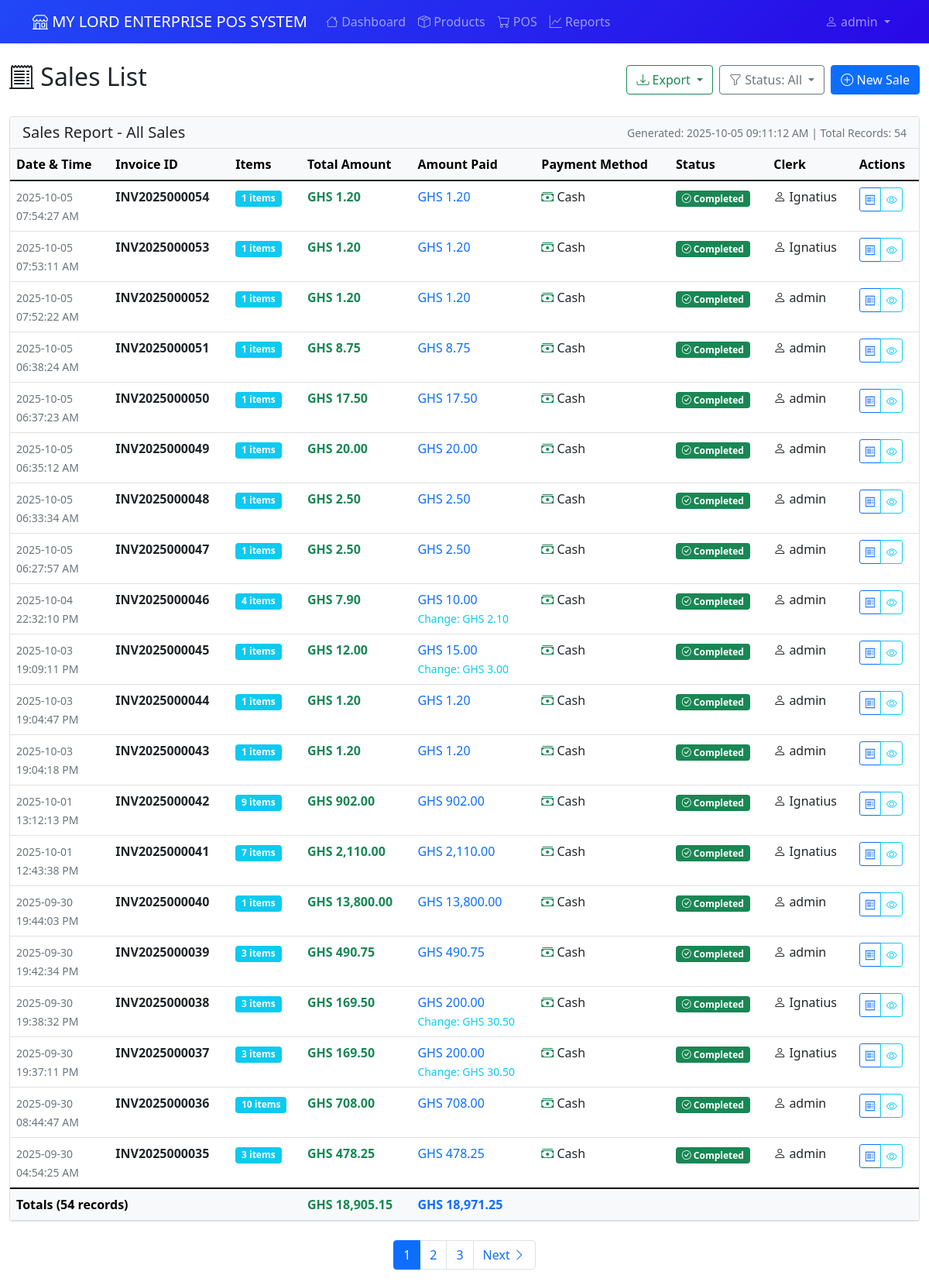
The page /pos/list-sales (signed in) on the database its author committed.
### app/models.py (models this page shows, shortened)
class User(UserMixin, db.Model):
    id = db.Column(db.Integer, primary_key=True)
    username = db.Column(db.String(80), unique=True, nullable=False)
    password_hash = db.Column(db.String(120), nullable=False)
    role = db.Column(db.String(20), nullable=False, default='cashier')  # admin, manager, cashier
    created_at = db.Column(db.DateTime, default=datetime.utcnow)
    is_active = db.Column(db.Boolean, default=True, nullable=False)
    is_temporary_password = db.Column(db.Boolean, default=False, nullable=False)
    password_reset_token = db.Column(db.String(100), nullable=True)
    password_reset_expires = db.Column(db.DateTime, nullable=True)
    must_change_password = db.Column(db.Boolean, default=False, nullable=False)
    last_password_change = db.Column(db.DateTime, nullable=True)
    sales = db.relationship('Sale', backref='clerk', lazy=True)
    expenses = db.relationship('Expense', backref='user', lazy=True)
    def needs_password_change(self):
        return self.must_change_password or self.is_temporary_password
    def is_admin(self):
        return self.role == 'admin'
    def is_manager(self):
        return self.role in ['admin', 'manager']

class Sale(db.Model):
    id = db.Column(db.Integer, primary_key=True)
    invoice_number = db.Column(db.String(20), unique=True, nullable=False)
    clerk_id = db.Column(db.Integer, db.ForeignKey('user.id'), nullable=False)
    total_amount = db.Column(db.Numeric(10, 2), nullable=False)
    total_profit = db.Column(db.Numeric(10, 2), nullable=False, default=0.00)
    payment_method = db.Column(db.String(20), nullable=False, default='cash')
    amount_paid = db.Column(db.Numeric(10, 2), nullable=False, default=0.00)
    change_given = db.Column(db.Numeric(10, 2), nullable=False, default=0.00)
    status = db.Column(db.String(20), nullable=False, server_default='completed')
    created_at = db.Column(db.DateTime, default=datetime.utcnow)
    updated_at = db.Column(db.DateTime, default=datetime.utcnow, onupdate=datetime.utcnow)
    sale_items = db.relationship('SaleItem', backref='sale', lazy=True, cascade='all, delete-orphan')

### app/pos.py (the view)
@bp.route('/list-sales')
@login_required
def list_sales():
    page = request.args.get('page', 1, type=int)
    status_filter = request.args.get('status', 'all')
    query = Sale.query
    if current_user.role == 'clerk':
        query = query.filter(Sale.clerk_id == current_user.id)
    if status_filter != 'all':
        query = query.filter(Sale.status == status_filter)
    sales = query.order_by(Sale.created_at.desc()).paginate(
        page=page, per_page=20, error_out=False
    )
    return render_template(
        'pos/sales_list.html',
        sales=sales,
        status_filter=status_filter,
        current_time=datetime.now()
    )

### app/models.py (called while the page is built)
    @property
    def line_total(self):
        return float(self.quantity * self.price_at_sale)

    @property
    def unit_display(self):
        unit_map = {
            'full': 'Full Pack',
            'half': 'Half Pack',
            'quarter': 'Quarter Pack',
            'unit': 'Retail Unit'
        }
        return unit_map.get(self.unit_type, 'Full Pack')

### app/templates/pos/sales_list.html (shortened to what this page needs)
{% extends "base.html" %}
{% block content %}
<div class="row">
    <div class="col-12">
        <div class="d-flex justify-content-between align-items-center mb-4">
            <h2><i class="bi bi-receipt-cutoff"></i> Sales List</h2>
            <div class="d-flex gap-2">
                <div class="dropdown">
                    <button class="btn btn-outline-success dropdown-toggle" type="button" data-bs-toggle="dropdown">
                        <i class="bi bi-download"></i> Export
                    </button>
                </div>
                <div class="dropdown">
                    <button class="btn btn-outline-secondary dropdown-toggle" type="button" data-bs-toggle="dropdown">
                        <i class="bi bi-funnel"></i>
                        Status: {{ status_filter.title() if status_filter != 'all' else 'All' }}
                    </button>
                </div>
                <a href="{{ url_for('pos.pos_page') }}" class="btn btn-primary">
                    <i class="bi bi-plus-circle"></i> New Sale
                </a>
            </div>
        </div>
        {% if sales.items %}
        <div class="card" id="salesTableCard">
            <div class="card-header bg-light d-print-block">
                <div class="d-flex justify-content-between align-items-center">
                    <h5 class="mb-0">Sales Report - {{ status_filter.title() if status_filter != 'all' else 'All Sales' }}</h5>
                    <small class="text-muted d-print-block">
                        Generated: {{ current_time.strftime('%Y-%m-%d %H:%M:%S %p') if current_time else '' }}
                        | Total Records: {{ sales.total }}
                    </small>
                </div>
            </div>
            <div class="card-body p-0">
                <div class="table-responsive">
                    <table class="table table-hover mb-0" id="salesTable">
                        <thead class="table-light">
                            <tr>
                                <th>Date & Time</th>
                                <th>Invoice ID</th>
                                <th>Items</th>
                                <th>Total Amount</th>
                                <th>Amount Paid</th>
                                <th>Payment Method</th>
                                <th>Status</th>
                                <th>Clerk</th>
                                <th class="d-print-none">Actions</th>
                            </tr>
                        </thead>
                        <tbody>
                            {% for sale in sales.items %}
                            <tr>
                                <td>
                                    <small class="text-muted">
                                        {{ sale.created_at.strftime('%Y-%m-%d') }}<br>
                                        {{ sale.created_at.strftime('%H:%M:%S %p') }}
                                    </small>
                                </td>
                                <td>
                                    <strong>{{ sale.invoice_number }}</strong>
                                </td>
                                <td>
                                    <span class="badge bg-info">{{ sale.sale_items|length }} items</span>
                                </td>
                                <td>
                                    <strong class="text-success">GHS {{ sale.total_amount|currency }}</strong>
                                </td>
                                <td>
                                    <span class="text-primary">GHS {{ sale.amount_paid|currency }}</span>
                                    {% if sale.change_given > 0 %}
                                        <br><small class="text-info">Change: GHS {{ sale.change_given|currency }}</small>
                                    {% endif %}
                                </td>
                                <td>
                                    {% if sale.payment_method == 'cash' %}
                                        <i class="bi bi-cash-stack text-success"></i> Cash
                                    {% elif sale.payment_method == 'card' %}
                                        <i class="bi bi-credit-card text-primary"></i> Card
                                    {% elif sale.payment_method == 'mobile_money' %}
                                        <i class="bi bi-phone text-warning"></i> Mobile Money
                                    {% elif sale.payment_method == 'bank_transfer' %}
                                        <i class="bi bi-bank text-info"></i> Bank Transfer
                                    {% else %}
                                        <i class="bi bi-question-circle"></i> {{ sale.payment_method.title() }}
                                    {% endif %}
                                </td>
                                <td>
                                    {% if sale.status == 'completed' %}
                                        <span class="badge bg-success">
                                            <i class="bi bi-check-circle"></i> Completed
                                        </span>
                                    {% elif sale.status == 'pending' %}
                                        <span class="badge bg-warning text-dark">
                                            <i class="bi bi-clock"></i> Pending
                                        </span>
                                    {% elif sale.status == 'cancelled' %}
                                        <span class="badge bg-danger">
                                            <i class="bi bi-x-circle"></i> Cancelled
                                        </span>
                                    {% endif %}
                                </td>
                                <td>
                                    <i class="bi bi-person"></i> {{ sale.clerk.username }}
                                </td>
                                <td class="d-print-none">
                                    <div class="btn-group btn-group-sm" role="group">
                                        <a href="{{ url_for('pos.receipt', sale_id=sale.id) }}"
                                           class="btn btn-outline-primary" title="View Receipt">
                                            <i class="bi bi-receipt"></i>
                                        </a>
                                        <button type="button" class="btn btn-outline-info"
                                                data-bs-toggle="modal" data-bs-target="#saleModal{{ sale.id }}"
                                                title="View Details">
                                            <i class="bi bi-eye"></i>
                                        </button>
                                    </div>
                                </td>
                            </tr>
                            {% endfor %}
                        </tbody>
                        <tfoot class="table-light d-print-table-footer-group">
                            <tr>
                                <th colspan="3">Totals ({{ sales.total }} records)</th>
                                <th class="text-success">
                                    GHS {{ sales.items|sum(attribute='total_amount')|currency }}
                                </th>
                                <th class="text-primary">
                                    GHS {{ sales.items|sum(attribute='amount_paid')|currency }}
                                </th>
                                <th colspan="4"></th>
                            </tr>
                        </tfoot>
                    </table>
                </div>
            </div>
        </div>
        {% if sales.pages > 1 %}
        <nav aria-label="Sales pagination" class="mt-4 d-print-none">
            <ul class="pagination justify-content-center">
                {% for page_num in sales.iter_pages() %}
                    {% if page_num %}
                        {% if page_num != sales.page %}
                            <li class="page-item">
                                <a class="page-link" href="{{ url_for('pos.list_sales', page=page_num, status=status_filter) }}">
                                    {{ page_num }}
                                </a>
                            </li>
                        {% else %}
                            <li class="page-item active">
                                <span class="page-link">{{ page_num }}</span>
                            </li>
                        {% endif %}
                    {% else %}
                        <li class="page-item disabled">
                            <span class="page-link">…</span>
                        </li>
                    {% endif %}
                {% endfor %}
                {% if sales.has_next %}
                    <li class="page-item">
                        <a class="page-link" href="{{ url_for('pos.list_sales', page=sales.next_num, status=status_filter) }}">
                            Next <i class="bi bi-chevron-right"></i>
                        </a>
                    </li>
                {% endif %}
            </ul>
        </nav>
        {% endif %}
        {% endif %}
    </div>
</div>
{% endblock %}

### app/templates/base.html (shortened to what this page needs)
<!DOCTYPE html>
<html lang="en">
<head>
    <link href="https://cdn.jsdelivr.net/npm/bootstrap@5.1.3/dist/css/bootstrap.min.css" rel="stylesheet">
    <link rel="stylesheet" href="https://cdn.jsdelivr.net/npm/bootstrap-icons@1.10.0/font/bootstrap-icons.css">
    <link rel="stylesheet" href="{{ url_for('static', filename='css/animations.css') }}">
</head>
<body>
    <nav class="navbar navbar-expand-lg navbar-dark bg-primary">
        <div class="container">
            <a class="navbar-brand" href="{{ url_for('main.index') }}">
                <i class="bi bi-shop"></i> MY LORD ENTERPRISE POS SYSTEM
            </a>
            {% if current_user.is_authenticated %}
            <div class="collapse navbar-collapse" id="navbarNav">
                <ul class="navbar-nav me-auto">
                    <li class="nav-item">
                        <a class="nav-link" href="{{ url_for('main.index') }}">
                            <i class="bi bi-house"></i> Dashboard
                        </a>
                    </li>
                    <li class="nav-item">
                        <a class="nav-link" href="{{ url_for('products.list_products') }}">
                            <i class="bi bi-box-seam"></i> Products
                        </a>
                    </li>
                    {% if current_user.is_manager() %}
                    <li class="nav-item">
                        <a class="nav-link" href="{{ url_for('pos.pos_page') }}">
                            <i class="bi bi-cart"></i> POS
                        </a>
                    </li>
                    <li class="nav-item">
                        <a class="nav-link" href="{{ url_for('reports.sales_reports') }}">
                            <i class="bi bi-graph-up"></i> Reports
                        </a>
                    </li>
                    {% endif %}
                </ul>
                <ul class="navbar-nav">
                    <li class="nav-item dropdown">
                        <a class="nav-link dropdown-toggle" href="#" role="button" data-bs-toggle="dropdown">
                            <i class="bi bi-person"></i> {{ current_user.username }}
                        </a>
                    </li>
                </ul>
            </div>
            {% endif %}
        </div>
    </nav>
    <div class="container-fluid mt-4">
        {% block content %}{% endblock %}
    </div>
</body>
</html>

### app/static/css/animations.css (style rules this page uses)
.navbar.navbar-dark.bg-primary { background: linear-gradient(135deg, #2148f7 0%, #2908e6 100%) !important; }
.card { animation: fadeInUp 0.6s ease-out backwards; }
.table tbody tr { animation: fadeIn 0.5s ease-out backwards; }
.table tbody tr:nth-child(1) { animation-delay: 0.1s; }
.table tbody tr:nth-child(2) { animation-delay: 0.15s; }
.table tbody tr:nth-child(3) { animation-delay: 0.2s; }
.table tbody tr:nth-child(4) { animation-delay: 0.25s; }
.table tbody tr:nth-child(5) { animation-delay: 0.3s; }
.btn-group .btn { animation: fadeIn 0.5s ease-out backwards; }
.btn-group .btn:nth-child(1) { animation-delay: 0.1s; }
.btn-group .btn:nth-child(2) { animation-delay: 0.15s; }
.navbar-brand { animation: slideInLeft 0.6s ease-out; }
.navbar-nav .nav-item { animation: slideDown 0.5s ease-out backwards; }
.navbar-nav .nav-item:nth-child(1) { animation-delay: 0.1s; }
.navbar-nav .nav-item:nth-child(2) { animation-delay: 0.15s; }
.navbar-nav .nav-item:nth-child(3) { animation-delay: 0.2s; }
.navbar-nav .nav-item:nth-child(4) { animation-delay: 0.25s; }
.card { transition: transform 0.3s ease, box-shadow 0.3s ease; }
.btn { transition: all 0.3s ease; }
.table tbody tr { transition: background-color 0.2s ease, transform 0.2s ease; }
a { transition: color 0.2s ease; }
.badge { transition: transform 0.2s ease; }
h1, h2, h3.text-primary { animation: slideInLeft 0.6s ease-out; }
.pagination { animation: fadeIn 0.6s ease-out; animation-delay: 0.3s; }

### app/templates/pos/sales_list.html (style rules this page uses)
.btn-group-sm > .btn { padding: 0.25rem 0.4rem; }

### rows shown on the page
User: username "admin"
Sale: created_at "2025-10-05", created_at "07:54:27 AM", invoice_number "INV2025000054", sale_items|length "1", total_amount "1.20", amount_paid "1.20", payment_method "cash" (drawn), status "completed" (drawn), clerk.username "Ignatius"
Sale: created_at "2025-10-05", created_at "07:53:11 AM", invoice_number "INV2025000053", sale_items|length "1", total_amount "1.20", amount_paid "1.20", payment_method "cash" (drawn), status "completed" (drawn), clerk.username "Ignatius"
Sale: created_at "2025-10-05", created_at "07:52:22 AM", invoice_number "INV2025000052", sale_items|length "1", total_amount "1.20", amount_paid "1.20", payment_method "cash" (drawn), status "completed" (drawn), clerk.username "admin"
Sale: created_at "2025-10-05", created_at "06:38:24 AM", invoice_number "INV2025000051", sale_items|length "1", total_amount "8.75", amount_paid "8.75", payment_method "cash" (drawn), status "completed" (drawn), clerk.username "admin"
Sale: created_at "2025-10-05", created_at "06:37:23 AM", invoice_number "INV2025000050", sale_items|length "1", total_amount "17.50", amount_paid "17.50", payment_method "cash" (drawn), status "completed" (drawn), clerk.username "admin"
Sale: created_at "2025-10-05", created_at "06:35:12 AM", invoice_number "INV2025000049", sale_items|length "1", total_amount "20.00", amount_paid "20.00", payment_method "cash" (drawn), status "completed" (drawn), clerk.username "admin"
Sale: created_at "2025-10-05", created_at "06:33:34 AM", invoice_number "INV2025000048", sale_items|length "1", total_amount "2.50", amount_paid "2.50", payment_method "cash" (drawn), status "completed" (drawn), clerk.username "admin"
Sale: created_at "2025-10-05", created_at "06:27:57 AM", invoice_number "INV2025000047", sale_items|length "1", total_amount "2.50", amount_paid "2.50", payment_method "cash" (drawn), status "completed" (drawn), clerk.username "admin"
Sale: created_at "2025-10-04", created_at "22:32:10 PM", invoice_number "INV2025000046", sale_items|length "4", total_amount "7.90", amount_paid "10.00", change_given "2.10", payment_method "cash" (drawn), status "completed" (drawn), clerk.username "admin"
Sale: created_at "2025-10-03", created_at "19:09:11 PM", invoice_number "INV2025000045", sale_items|length "1", total_amount "12.00", amount_paid "15.00", change_given "3.00", payment_method "cash" (drawn), status "completed" (drawn), clerk.username "admin"
Sale: created_at "2025-10-03", created_at "19:04:47 PM", invoice_number "INV2025000044", sale_items|length "1", total_amount "1.20", amount_paid "1.20", payment_method "cash" (drawn), status "completed" (drawn), clerk.username "admin"
Sale: created_at "2025-10-03", created_at "19:04:18 PM", invoice_number "INV2025000043", sale_items|length "1", total_amount "1.20", amount_paid "1.20", payment_method "cash" (drawn), status "completed" (drawn), clerk.username "admin"
Sale: created_at "2025-10-01", created_at "13:12:13 PM", invoice_number "INV2025000042", sale_items|length "9", total_amount "902.00", amount_paid "902.00", payment_method "cash" (drawn), status "completed" (drawn), clerk.username "Ignatius"
Sale: created_at "2025-10-01", created_at "12:43:38 PM", invoice_number "INV2025000041", sale_items|length "7", total_amount "2,110.00", amount_paid "2,110.00", payment_method "cash" (drawn), status "completed" (drawn), clerk.username "Ignatius"
Sale: created_at "2025-09-30", created_at "19:44:03 PM", invoice_number "INV2025000040", sale_items|length "1", total_amount "13,800.00", amount_paid "13,800.00", payment_method "cash" (drawn), status "completed" (drawn), clerk.username "admin"
Sale: created_at "2025-09-30", created_at "19:42:34 PM", invoice_number "INV2025000039", sale_items|length "3", total_amount "490.75", amount_paid "490.75", payment_method "cash" (drawn), status "completed" (drawn), clerk.username "admin"
Sale: created_at "2025-09-30", created_at "19:38:32 PM", invoice_number "INV2025000038", sale_items|length "3", total_amount "169.50", amount_paid "200.00", change_given "30.50", payment_method "cash" (drawn), status "completed" (drawn), clerk.username "Ignatius"
Sale: created_at "2025-09-30", created_at "19:37:11 PM", invoice_number "INV2025000037", sale_items|length "3", total_amount "169.50", amount_paid "200.00", change_given "30.50", payment_method "cash" (drawn), status "completed" (drawn), clerk.username "Ignatius"
Sale: created_at "2025-09-30", created_at "08:44:47 AM", invoice_number "INV2025000036", sale_items|length "10", total_amount "708.00", amount_paid "708.00", payment_method "cash" (drawn), status "completed" (drawn), clerk.username "admin"
Sale: created_at "2025-09-30", created_at "04:54:25 AM", invoice_number "INV2025000035", sale_items|length "3", total_amount "478.25", amount_paid "478.25", payment_method "cash" (drawn), status "completed" (drawn), clerk.username "admin"

### other values the page prints
{{ status_filter.title() if status_filter != 'all' else 'All' }} "All"
{{ status_filter.title() if status_filter != 'all' else 'All Sales' }} "All Sales"
{{ sales.total }} "54"
{{ sales.items|sum(attribute='total_amount')|currency }} "18,905.15"
{{ sales.items|sum(attribute='amount_paid')|currency }} "18,971.25"
{{ page_num }} "1"
{{ page_num }} "2" "3"
